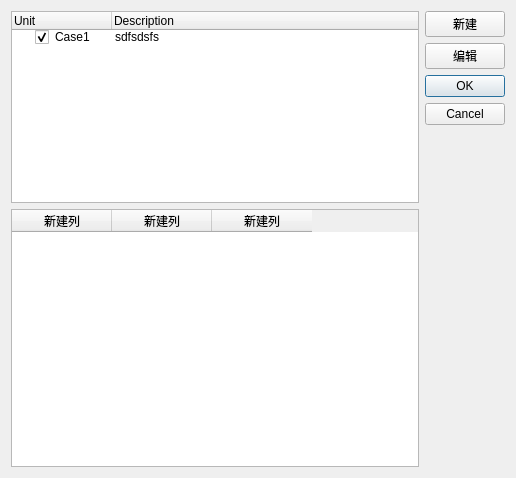
<?xml version="1.0" encoding="UTF-8"?>
<ui version="4.0">
 <class>CfgAddUnit</class>
 <widget class="QDialog" name="CfgAddUnit">
  <property name="geometry">
   <rect>
    <x>0</x>
    <y>0</y>
    <width>516</width>
    <height>478</height>
   </rect>
  </property>
  <property name="windowTitle">
   <string>Dialog</string>
  </property>
  <layout class="QGridLayout" name="gridLayout">
   <item row="0" column="0" rowspan="3">
    <widget class="QTreeWidget" name="treeWidget">
     <column>
      <property name="text">
       <string>Unit</string>
      </property>
     </column>
     <column>
      <property name="text">
       <string>Description</string>
      </property>
     </column>
     <item>
      <property name="text">
       <string>Case1</string>
      </property>
      <property name="checkState">
       <enum>Checked</enum>
      </property>
      <property name="text">
       <string>sdfsdsfs</string>
      </property>
     </item>
    </widget>
   </item>
   <item row="0" column="1">
    <widget class="QPushButton" name="pushButton">
     <property name="text">
      <string>新建</string>
     </property>
    </widget>
   </item>
   <item row="1" column="1">
    <widget class="QPushButton" name="pushButton_2">
     <property name="text">
      <string>编辑</string>
     </property>
    </widget>
   </item>
   <item row="2" column="1" rowspan="2">
    <widget class="QDialogButtonBox" name="buttonBox">
     <property name="orientation">
      <enum>Qt::Vertical</enum>
     </property>
     <property name="standardButtons">
      <set>QDialogButtonBox::Cancel|QDialogButtonBox::Ok</set>
     </property>
    </widget>
   </item>
   <item row="3" column="0">
    <widget class="QTableWidget" name="tableWidget">
     <column>
      <property name="text">
       <string>新建列</string>
      </property>
     </column>
     <column>
      <property name="text">
       <string>新建列</string>
      </property>
     </column>
     <column>
      <property name="text">
       <string>新建列</string>
      </property>
     </column>
    </widget>
   </item>
  </layout>
 </widget>
 <resources/>
 <connections>
  <connection>
   <sender>buttonBox</sender>
   <signal>accepted()</signal>
   <receiver>CfgAddUnit</receiver>
   <slot>accept()</slot>
   <hints>
    <hint type="sourcelabel">
     <x>248</x>
     <y>254</y>
    </hint>
    <hint type="destinationlabel">
     <x>157</x>
     <y>274</y>
    </hint>
   </hints>
  </connection>
  <connection>
   <sender>buttonBox</sender>
   <signal>rejected()</signal>
   <receiver>CfgAddUnit</receiver>
   <slot>reject()</slot>
   <hints>
    <hint type="sourcelabel">
     <x>316</x>
     <y>260</y>
    </hint>
    <hint type="destinationlabel">
     <x>286</x>
     <y>274</y>
    </hint>
   </hints>
  </connection>
 </connections>
</ui>
